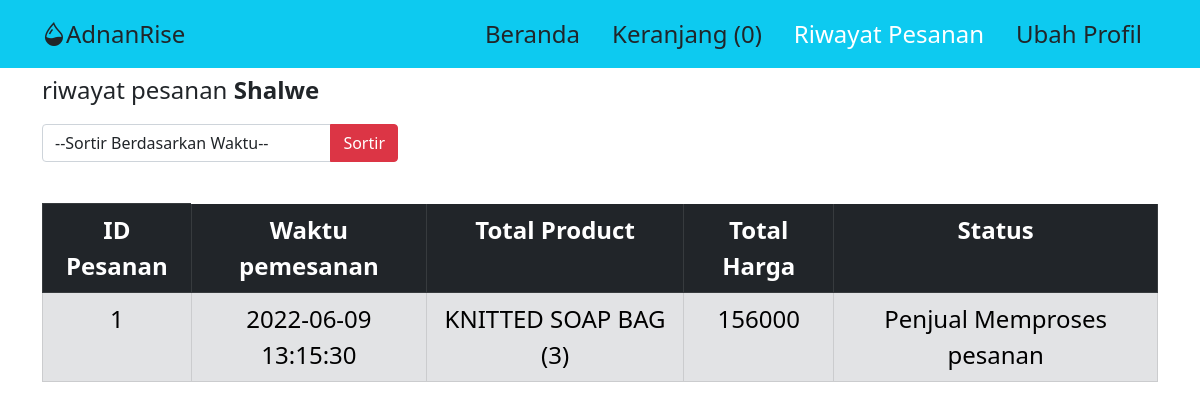
Screenshot of /user/check.php (signed in) with the database file from the repository.
### tables this page shows
CREATE TABLE `user` (
  `id` int(11) NOT NULL,
  `nama_user` varchar(255) NOT NULL,
  `username` varchar(255) NOT NULL,
  `password` varchar(255) NOT NULL,
  `email_user` varchar(255) NOT NULL,
  `role` enum('user','admin') NOT NULL,
  `gambar_user` varchar(255) NOT NULL,
  `alamat_user` varchar(255) NOT NULL,
  `postcode_user` char(5) NOT NULL,
  `provinsi` varchar(255) NOT NULL,
  `kota_user` varchar(255) NOT NULL,
  `nomor_user` char(13) NOT NULL
);

CREATE TABLE `order` (
  `id` int(11) NOT NULL,
  `id_user` int(11) NOT NULL,
  `nama_user` varchar(255) NOT NULL,
  `nomor_user` char(13) NOT NULL,
  `email_user` varchar(255) NOT NULL,
  `method` varchar(255) NOT NULL,
  `alamat_user` varchar(255) NOT NULL,
  `provinsi` varchar(255) NOT NULL,
  `kota_user` varchar(255) NOT NULL,
  `postcode_user` char(5) NOT NULL,
  `total_produk` varchar(255) NOT NULL,
  `total_harga` varchar(255) NOT NULL,
  `status` varchar(255) NOT NULL,
  `waktupesan` datetime NOT NULL DEFAULT current_timestamp()
);

### user/check.php (the view, shortened to what this page needs)
<?php
require '../php/functions.php';
$id_user = $_SESSION['id_user'];
$order = mysqli_query($conn, "SELECT * FROM `order` WHERE id_user = '$id_user'") or die('query failed');
$id_user = $_SESSION['id_user'];
$select = mysqli_query($conn, "SELECT * FROM `user` WHERE id = '$id_user'") or die('query failed');
if (mysqli_num_rows($select) > 0) {
  $user = mysqli_fetch_assoc($select);
}
$select_rows = mysqli_query($conn, "SELECT * FROM `cart` WHERE id_user = $id_user") or die('query failed');
$row_count = mysqli_num_rows($select_rows);
?>
<!DOCTYPE html>
<html>
<head>
  <link rel="stylesheet" href="https://cdn.jsdelivr.net/npm/bootstrap-icons@1.8.3/font/bootstrap-icons.css">
  <link href="https://cdn.jsdelivr.net/npm/bootstrap@5.1.3/dist/css/bootstrap.min.css" rel="stylesheet">
</head>
<body>
  <header>
    <div class="px-3 py-2 bg-info text-dark fs-4">
      <div class="container">
        <div class="d-flex flex-wrap align-items-center justify-content-center justify-content-lg-start">
          <a href="/" class="d-flex align-items-center my-2 my-lg-0 me-lg-auto text-dark text-decoration-none"> <i class="bi bi-droplet-half"></i>AdnanRise
          </a>
          <ul class="nav col-12 col-lg-auto my-2 justify-content-center my-md-0 text-small">
            <li>
              <a href="user.php#daftarsabun" class="nav-link text-dark">
                Beranda
              </a>
            </li>
            <li>
              <a href="cart.php" class="nav-link text-dark">
                Keranjang <span>(<?php echo $row_count; ?>)</span>
              </a>
            </li>
            <li>
              <a href="check.php" class="nav-link text-white">
                Riwayat Pesanan
              </a>
            </li>
            <li>
              <a href="profile.php" class="nav-link text-dark">
                Ubah Profil
              </a>
            </li>
          </ul>
        </div>
      </div>
    </div>
  </header>
  <div class="container-xl mt-1 fs-4">
    <p>riwayat pesanan <b><?= $user['nama_user']; ?></b></p>
    <div class="row">
      <form action="" method="GET">
        <div class="row">
          <div class="col-md-4">
            <div class="input-group mb-3">
              <select class="form-control" name="sort">
                <option value="">--Sortir Berdasarkan Waktu--</option>
              </select>
              <button type="submit" class="input-group-text btn btn-danger" id="tombol-sortir">Sortir</button>
            </div>
          </div>
        </div>
      </form>
      <div id="tabel-order">
        <table border="1" cellpadding="10" cellspacing="0" class="table table-bordered table-hover table-secondary mt-4">
          <tr class="thead-dark text-center table table-dark table-striped">
            <th>ID Pesanan</th>
            <th>Waktu pemesanan</th>
            <th>Total Product</th>
            <th>Total Harga</th>
            <th>Status</th>
          </tr>
          <?php foreach ($order as $row) : ?>
            <tr class="thead-dark text-center">
              <td><?= $row["id"]; ?></td>
              <td><?= $row["waktupesan"]; ?></td>
              <td><?= $row["total_produk"]; ?></td>
              <td><?= $row["total_harga"]; ?></td>
              <td><?= $row["status"]; ?></td>
            </tr>
          <?php endforeach;  ?>
        </table>
      </div>
</body>
</html>

### rows the page displays
user: nama_user "Shalwe"
order: id "1", waktupesan "2022-06-09 13:15:30", total_produk "KNITTED SOAP BAG (3)", total_harga "156000", status "Penjual Memproses pesanan"

### other values shown
$row_count "0"
